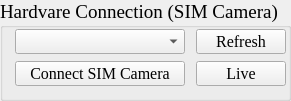
  <widget class="QGroupBox" name="grp_hardvareConnection_sCMOS">
   <property name="geometry">
    <rect>
     <x>10</x>
     <y>202</y>
     <width>291</width>
     <height>101</height>
    </rect>
   </property>
   <property name="maximumSize">
    <size>
     <width>360</width>
     <height>16777215</height>
    </size>
   </property>
   <property name="font">
    <font>
     <family>Times New Roman</family>
     <pointsize>14</pointsize>
     <weight>50</weight>
     <bold>false</bold>
    </font>
   </property>
   <property name="title">
    <string>Hardvare Connection (SIM Camera)</string>
   </property>
   <widget class="QWidget" name="layoutWidget_simConnection">
    <property name="geometry">
     <rect>
      <x>10</x>
      <y>22</y>
      <width>281</width>
      <height>71</height>
     </rect>
    </property>
    <layout class="QGridLayout" name="gridLayout_sCMOSConnection">
     <property name="horizontalSpacing">
      <number>6</number>
     </property>
     <property name="verticalSpacing">
      <number>0</number>
     </property>
     <item row="0" column="1">
      <widget class="QPushButton" name="btn_sCMOS_refresh">
       <property name="sizePolicy">
        <sizepolicy hsizetype="Fixed" vsizetype="Fixed">
         <horstretch>100</horstretch>
         <verstretch>30</verstretch>
        </sizepolicy>
       </property>
       <property name="minimumSize">
        <size>
         <width>90</width>
         <height>25</height>
        </size>
       </property>
       <property name="maximumSize">
        <size>
         <width>90</width>
         <height>25</height>
        </size>
       </property>
       <property name="font">
        <font>
         <family>Times New Roman</family>
         <pointsize>12</pointsize>
         <weight>50</weight>
         <bold>false</bold>
        </font>
       </property>
       <property name="text">
        <string>Refresh</string>
       </property>
      </widget>
     </item>
     <item row="1" column="1">
      <widget class="QPushButton" name="btn_sCMOS_live">
       <property name="sizePolicy">
        <sizepolicy hsizetype="Fixed" vsizetype="Fixed">
         <horstretch>100</horstretch>
         <verstretch>30</verstretch>
        </sizepolicy>
       </property>
       <property name="minimumSize">
        <size>
         <width>30</width>
         <height>25</height>
        </size>
       </property>
       <property name="maximumSize">
        <size>
         <width>90</width>
         <height>25</height>
        </size>
       </property>
       <property name="font">
        <font>
         <family>Times New Roman</family>
         <pointsize>12</pointsize>
         <weight>50</weight>
         <bold>false</bold>
        </font>
       </property>
       <property name="text">
        <string>Live</string>
       </property>
      </widget>
     </item>
     <item row="1" column="0">
      <widget class="QPushButton" name="btn_sCMOS_connection">
       <property name="sizePolicy">
        <sizepolicy hsizetype="Fixed" vsizetype="Fixed">
         <horstretch>100</horstretch>
         <verstretch>30</verstretch>
        </sizepolicy>
       </property>
       <property name="minimumSize">
        <size>
         <width>150</width>
         <height>25</height>
        </size>
       </property>
       <property name="maximumSize">
        <size>
         <width>170</width>
         <height>25</height>
        </size>
       </property>
       <property name="font">
        <font>
         <family>Times New Roman</family>
         <pointsize>12</pointsize>
         <weight>50</weight>
         <bold>false</bold>
        </font>
       </property>
       <property name="text">
        <string>Connect SIM Camera</string>
       </property>
       <property name="iconSize">
        <size>
         <width>16</width>
         <height>16</height>
        </size>
       </property>
      </widget>
     </item>
     <item row="0" column="0">
      <widget class="QComboBox" name="cmb_sCMOS_camera">
       <property name="sizePolicy">
        <sizepolicy hsizetype="Fixed" vsizetype="Fixed">
         <horstretch>0</horstretch>
         <verstretch>0</verstretch>
        </sizepolicy>
       </property>
       <property name="minimumSize">
        <size>
         <width>170</width>
         <height>25</height>
        </size>
       </property>
       <property name="maximumSize">
        <size>
         <width>170</width>
         <height>25</height>
        </size>
       </property>
       <property name="font">
        <font>
         <family>Times New Roman</family>
         <pointsize>10</pointsize>
         <weight>50</weight>
         <bold>false</bold>
        </font>
       </property>
      </widget>
     </item>
    </layout>
   </widget>
  </widget>
